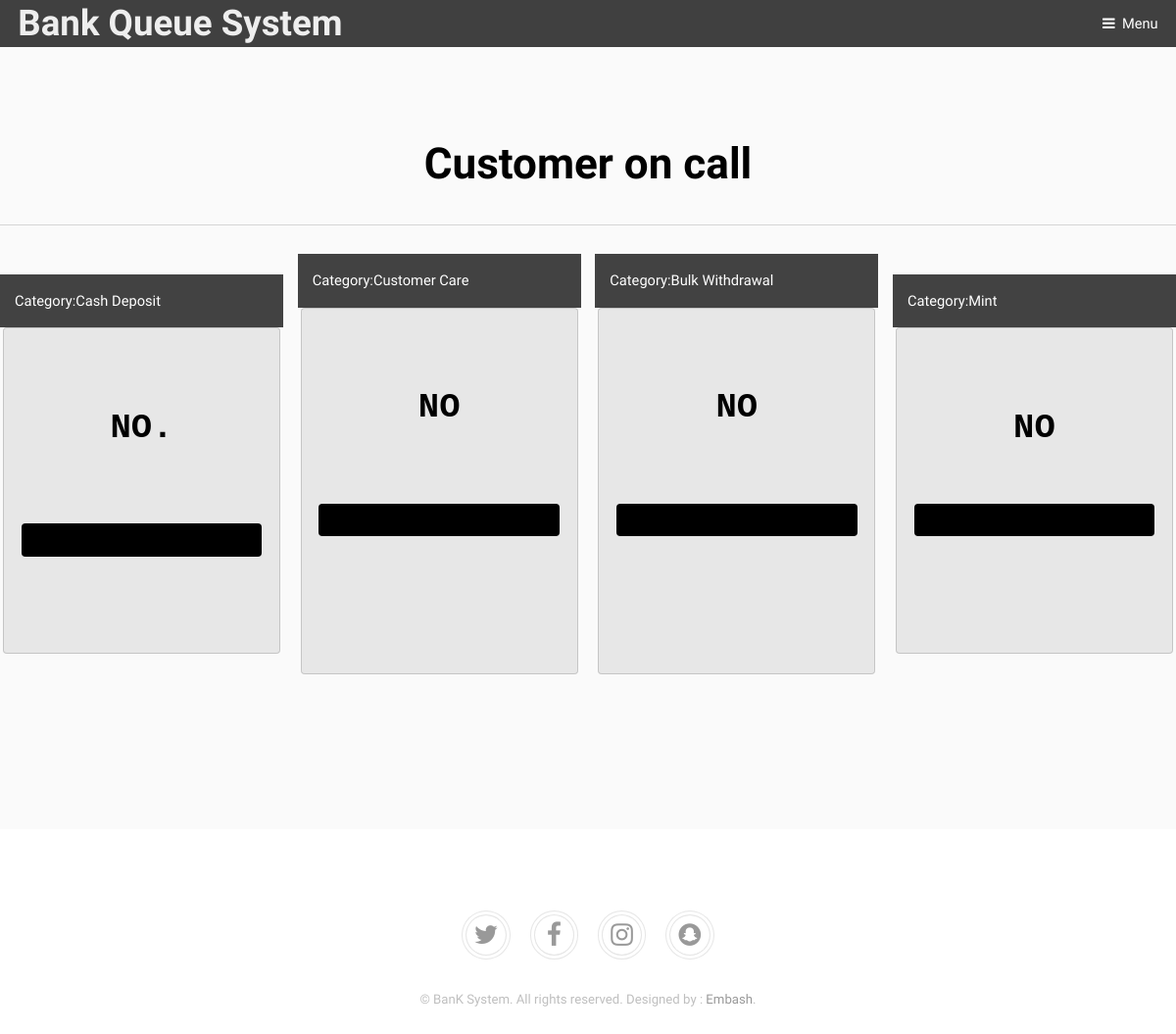
The app's page /onCall.php with its own data.
### tables this page shows
CREATE TABLE `category` (
  `id` int(10) NOT NULL,
  `name` varchar(200) NOT NULL,
  `description` text
);

### onCall.php (the view, shortened to what this page needs)
<!DOCTYPE HTML>
<html>
<?php
	include('connect.php');
?>
<head>
	<link rel="stylesheet" href="assets/css/main.css" />
</head>
<body class="subpage">
		<header id="header">
				<div class="logo"><a href="index.php"><strong style="font-size: 2em;
				color: #eee" >Bank Queue System</strong></a></div>
				<a href="#menu">Menu</a>
			</header>
			<?php
			$depositeid = 1;
			$enquiryid = 2;
			$bulkid = 3;
			$mintid = 4;
			$depositing = mysqli_query($con, "select fname, lname, MIN(qnumber) as quenumber from customer WHERE category_id = '$depositeid' ");
			$depositingrow = mysqli_fetch_array($depositing);
			$category= mysqli_query($con, "SELECT * from category where id='".$depositeid."' ") or die(mysqli_error($con));
			$catrow =  mysqli_fetch_array($category);
			$enquirer = mysqli_query($con, "select fname, lname, MIN(qnumber) as quenumber from customer WHERE category_id = '$enquiryid' ");
			$enquirerow = mysqli_fetch_array($enquirer);
			$enquiry= mysqli_query($con, "SELECT * from category where id='".$enquiryid."' ") or die(mysqli_error($con));
			$enquiryrow =  mysqli_fetch_array($enquiry);
			$withdrawer = mysqli_query($con, "select fname, lname, MIN(qnumber) as quenumber from customer WHERE category_id = '$bulkid' ");
			$withdrawerow = mysqli_fetch_array($withdrawer);
			$bulk= mysqli_query($con, "SELECT * from category where id='".$bulkid."' ") or die(mysqli_error($con));
			$bulkrow =  mysqli_fetch_array($bulk);
			$minting = mysqli_query($con, "select fname, lname, MIN(qnumber) as quenumber from customer WHERE category_id = '$mintid' ");
			$mintingrow = mysqli_fetch_array($minting);
			$mint= mysqli_query($con, "SELECT * from category where id='".$mintid."' ") or die(mysqli_error($con));
			$mintcat =  mysqli_fetch_array($mint);
			?>
			<div id="main" class="wrapper style1">
				<h1 align="center">Customer on call</h1>
				<hr>
				<ul class="actions fit">
					<?php for ($i=1; $i<=4; $i++) { ?>
					<li style="margin: 0px"><div class=" ">
					<header style="background: #424242; padding: 15px; color: white; margin-bottom: 0px">Category:<?php
								switch ($i) {
									case '1':
										echo $catrow['name'];
										break;
										case '2':
										echo $enquiryrow['name'];
										break;
										case '3':
										echo $bulkrow['name'];
										break;
									default:
										echo $mintcat['name'];
									break;
								}
					?>
					</header>
					<pre><code>
					<?php
					switch ($i) {
									case '1':
										echo '<h1 align="center">NO.'. $depositingrow['quenumber'];?></h1>
									<p align="center"><a href="#" class="button special fit"><?php echo $depositingrow['fname']." ".$depositingrow['lname'];?></a></p>
										<?php break;
										case '2':
										echo '<h1 align="center">NO'. $enquirerow['quenumber'];?></h1>
										<p align="center"><a href="#" class="button special fit"><?php echo $enquirerow['fname']." ".$enquirerow['lname'];?></a></p>
										<?php break;
										case '3':
										echo '<h1 align="center">NO'. $withdrawerow['quenumber'];?></h1>
									<p align="center"><a href="#" class="button special fit"><?php echo $withdrawerow['fname']." ".$withdrawerow['lname'];?></a></p>
										<?php break;
									default:
										echo '<h1 align="center">NO'. $mintingrow['quenumber'];?></h1>
									<p align="center"><a href="#" class="button special fit"><?php echo $mintingrow['fname']." ".$mintingrow['lname'];?></a></p>
									<?php break;
								}?>
					</code>
					</pre>
					</div>
					</li>
					<?php } ?>
				</ul>
		</div>
<footer id="footer">
        <div class="copyright">
          <ul class="icons">
            <li><a href="#" class="icon fa-twitter"><span class="label">Twitter</span></a></li>
            <li><a href="#" class="icon fa-facebook"><span class="label">Facebook</span></a></li>
            <li><a href="#" class="icon fa-instagram"><span class="label">Instagram</span></a></li>
            <li><a href="#" class="icon fa-snapchat"><span class="label">Snapchat</span></a></li>
          </ul>
          <p>&copy; BanK System. All rights reserved. Designed by : <a href="https://wwww.facebook.com/embash">Embash</a>.</p>
        </div>
 </footer>
</body>
</html>

### records on screen
category: name "Cash Deposit"
category: name "Customer Care"
category: name "Bulk Withdrawal"
category: name "Mint"
